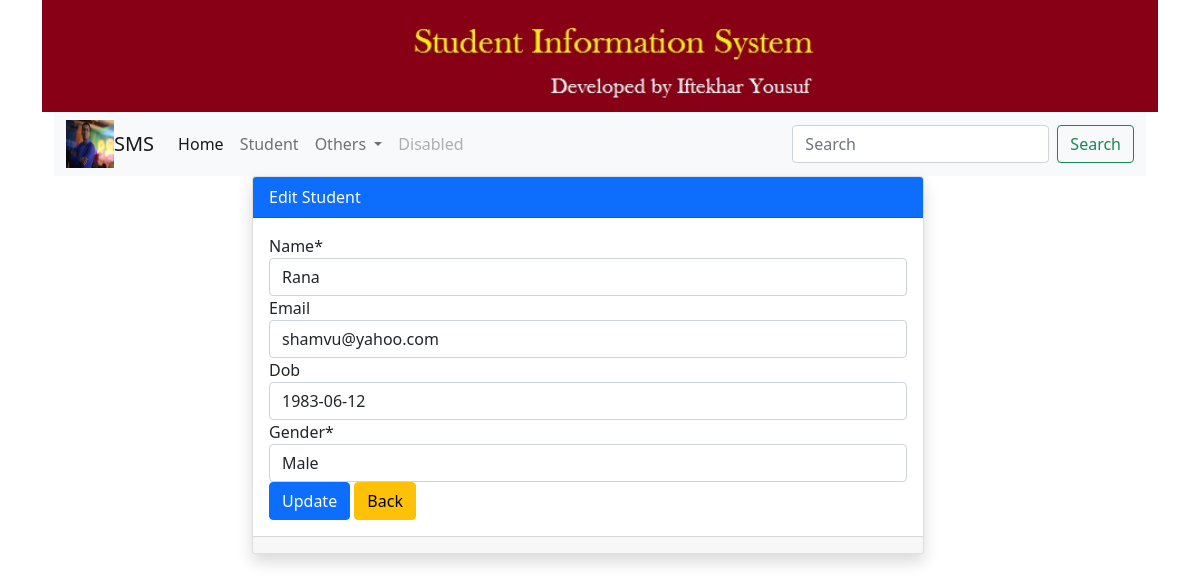
The page /stud/update/6 on the database its author committed.
### studentapp/models.py (models this page shows, shortened)
class Student(models.Model):
    GENDER_CHOICES=[('Male','Male'),('Female','Female'),]
    id=models.AutoField(primary_key=True)
    name=models.CharField(max_length=100)
    email=models.EmailField(unique=True,blank=True)
    dob=models.DateField(default=datetime.now,blank=True)
    gender=models.CharField(max_length=6,choices=GENDER_CHOICES,default='Male')

### studentapp/views.py (the view)
# urls.py: path('update/<int:id>',views.update,name='update'),
def update(request,id):
    student=Student.objects.get(pk=id)
    form=StudentForm(request.POST or None,instance=student)
    if form.is_valid():
        form.save()
        messages.success(request,'Data updated successfully')
        return redirect('index')
    context={'title':'edit','form':form,"student":student}
    return render(request,"student/edit.html",context)

### studentapp/forms.py
class StudentForm (forms.ModelForm):
    class Meta:
        model=Student
        fields="__all__"

### templates/student/edit.html (shortened to what this page needs)
{% extends 'base.html' %}
{% block content %}
    <div class="row container" >
        <div class="col-md-2"></div>
        <div class="col-md-8">
            <div class="card shadow ">
                <div class="card-header bg-primary text-white">Edit Student</div>
                <div class="card-body">
                    <form action="{% url 'update' student.id %}"  method="post">
                        {% load crispy_forms_tags %}
                        {{form|crispy}}
                        <div class="form-group row" >
                            <div class="col-sm-4">
                                <input type="submit" value="Update" class="btn btn-primary" >
                                <a href="{% url 'index' %}" class="btn btn-warning">Back</a>
                            </div>
                        </div>
                    </form>
                </div>
                <div class="card-footer"></div>
            </div>
        </div>
    </div>
</div>
{% endblock %}

### rows shown on the page
Student: name "Rana", email "shamvu@yahoo.com", dob "1983-06-12", gender "Male"
